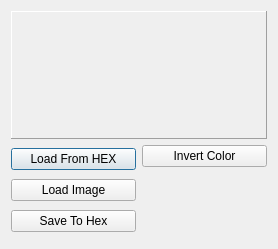
<?xml version="1.0" encoding="UTF-8"?>
<ui version="4.0">
 <class>customizeSplashDialog</class>
 <widget class="QDialog" name="customizeSplashDialog">
  <property name="geometry">
   <rect>
    <x>0</x>
    <y>0</y>
    <width>275</width>
    <height>249</height>
   </rect>
  </property>
  <property name="windowTitle">
   <string>Customize Splash</string>
  </property>
  <property name="windowIcon">
   <iconset resource="eepe.qrc">
    <normaloff>:/images/c_home.png</normaloff>:/images/c_home.png</iconset>
  </property>
  <layout class="QGridLayout" name="gridLayout">
   <item row="0" column="0">
    <widget class="QLabel" name="imageLabel">
     <property name="sizePolicy">
      <sizepolicy hsizetype="Preferred" vsizetype="Preferred">
       <horstretch>0</horstretch>
       <verstretch>0</verstretch>
      </sizepolicy>
     </property>
     <property name="minimumSize">
      <size>
       <width>256</width>
       <height>128</height>
      </size>
     </property>
     <property name="frameShape">
      <enum>QFrame::Panel</enum>
     </property>
     <property name="frameShadow">
      <enum>QFrame::Raised</enum>
     </property>
     <property name="text">
      <string/>
     </property>
     <property name="pixmap">
      <pixmap resource="eepe.qrc">:/images/eepe-title.png</pixmap>
     </property>
     <property name="scaledContents">
      <bool>true</bool>
     </property>
    </widget>
   </item>
   <item row="1" column="0">
    <layout class="QHBoxLayout" name="horizontalLayout">
     <item>
      <layout class="QVBoxLayout" name="verticalLayout">
       <item>
        <widget class="QPushButton" name="loadFromHexButton">
         <property name="text">
          <string>Load From HEX</string>
         </property>
        </widget>
       </item>
       <item>
        <widget class="QPushButton" name="loadFromImageButton">
         <property name="text">
          <string>Load Image</string>
         </property>
        </widget>
       </item>
       <item>
        <widget class="QPushButton" name="saveToHexButton">
         <property name="text">
          <string>Save To Hex</string>
         </property>
        </widget>
       </item>
      </layout>
     </item>
     <item>
      <layout class="QVBoxLayout" name="verticalLayout_2">
       <item>
        <widget class="QPushButton" name="invertColorButton">
         <property name="text">
          <string>Invert Color</string>
         </property>
        </widget>
       </item>
       <item>
        <spacer name="verticalSpacer">
         <property name="orientation">
          <enum>Qt::Vertical</enum>
         </property>
         <property name="sizeHint" stdset="0">
          <size>
           <width>20</width>
           <height>40</height>
          </size>
         </property>
        </spacer>
       </item>
      </layout>
     </item>
    </layout>
   </item>
  </layout>
 </widget>
 <resources>
  <include location="eepe.qrc"/>
 </resources>
 <connections/>
</ui>
